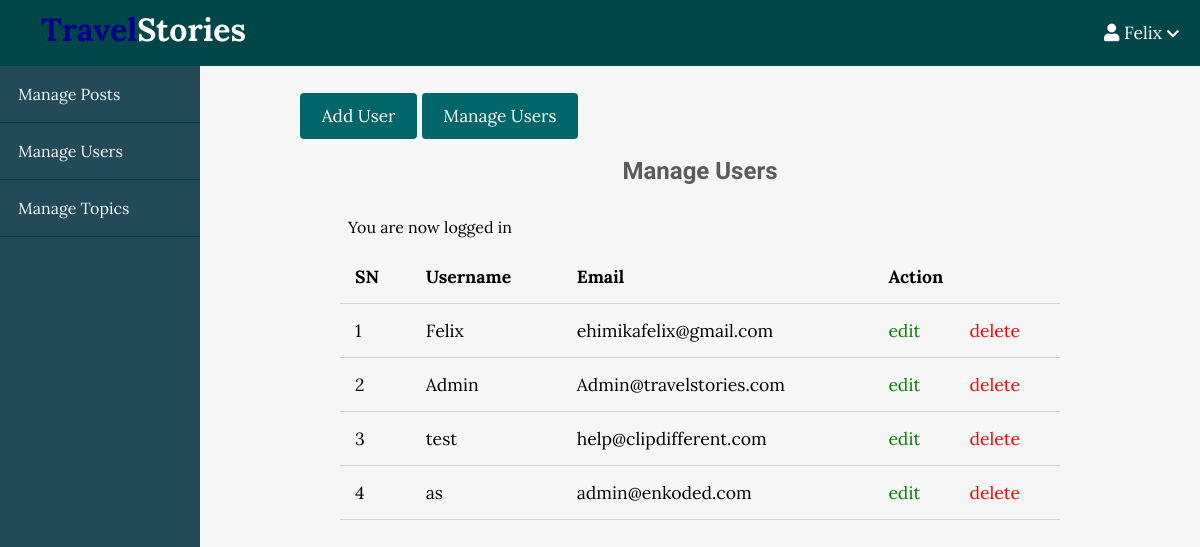
/admin/users/index.php (signed in), run on the app's committed database.
### tables this page shows
CREATE TABLE `users` (
  `id` int(11) NOT NULL,
  `admin` tinyint(4) NOT NULL,
  `user` tinyint(4) NOT NULL,
  `username` varchar(255) NOT NULL,
  `email` varchar(255) NOT NULL,
  `password` varchar(255) NOT NULL,
  `created_at` timestamp NOT NULL DEFAULT current_timestamp()
);

### app/controllers/users.php (called while the page is built, shortened)
<?php
include(ROOT_PATH . "/app/database/db.php");
$table = 'users';
$admin_users = selectAll($table);

### app/database/db.php (called while the page is built, shortened)
<?php
require('connect.php');
function selectAll($table, $conditions = [])
{
    global $conn;
    $sql = "SELECT * FROM $table";
    if (empty($conditions)) {
        $stmt = $conn->prepare($sql);
        $stmt->execute();
        $records = $stmt->get_result()->fetch_all(MYSQLI_ASSOC);
        return $records;
    }
}

### admin/users/index.php (the view, shortened to what this page needs)
<?php include(ROOT_PATH . "/app/controllers/users.php");
?>
<!DOCTYPE html>
<html lang="en">
    <head>
        <link rel="stylesheet"
            href="https://use.fontawesome.com/releases/v5.7.2/css/all.css"
>
        <link rel="stylesheet" href="../../assets/css/style.css">
        <link rel="stylesheet" href="../../assets/css/admin.css">
    </head>
    <body>
    <?php include(ROOT_PATH . "/app/includes/adminHeader.php"); ?>
        <div class="admin-wrapper">
        <?php include(ROOT_PATH . "/app/includes/adminSidebar.php"); ?>
            <div class="admin-content">
                <div class="button-group">
                    <a href="create.php" class="btn btn-big">Add User</a>
                    <a href="index.php" class="btn btn-big">Manage Users</a>
                </div>
                <div class="content">
                    <h2 class="page-title">Manage Users</h2>
                    <?php include(ROOT_PATH . "/app/includes/messages.php"); ?>
                    <table>
                        <thead>
                            <th>SN</th>
                            <th>Username</th>
                            <th>Email</th>
                            <th colspan="2">Action</th>
                        </thead>
                        <tbody>
                            <?php foreach ($admin_users as $key => $user): ?>
                                <tr>
                                    <td><?php echo $key + 1; ?></td>
                                    <td><?php echo $user['username']; ?></td>
                                    <td><?php echo $user['email']; ?></td>
                                    <td><a href="edit.php?id=<?php echo $user['id']; ?>" class="edit">edit</a></td>
                                    <td><a href="index.php?delete_id=<?php echo $user['id']; ?>" class="delete">delete</a></td>
                                </tr>
                            <?php endforeach; ?>
                        </tbody>
                    </table>
                </div>
            </div>
        </div>
    </body>
</html>

### assets/css/style.css (style rules this page uses)
* { box-sizing: border-box; }
html, body { height: 100%; padding: 0px; margin: 0px; background: #f6f6f6; font-family: "Lora", serif; }
h1, h2, h3, h4, h5, h6 { font-family: "Candal", serif; color: #5c5b5b; margin: 5px; }
a { text-decoration: none; color: inherit; }
.btn { padding: 0.5rem 1rem; background: #006669; color: white; border: 1px solid transparent; border-radius: 0.25rem; font-size: 1.08em; font-family: "Lora", serif; }
.btn-big { padding: 0.7rem 1.3rem; line-height: 1.3rem; }
.content { width: 90%; margin: 30px auto 30px; }

### assets/css/admin.css (style rules this page uses)
.admin-wrapper { display: flex; height: calc(100% - 66px); }
.admin-wrapper .admin-content { flex: 8; height: 100%; padding: 40px 100px 100px; overflow-y: scroll; }
.admin-content .page-title { text-align: center; margin-bottom: 1.5rem; }
table { width: 100%; border-collapse: collapse; font-size: 1.1rem; }
th, td { padding: 15px; text-align: left; border-bottom: 1px solid #d3d3d3; }
.edit { color: green; }
.delete { color: red; }

### data on the page
users: username "Felix", email "ehimikafelix@gmail.com"
users: username "Admin", email "Admin@travelstories.com"
users: username "test", email "help@clipdifferent.com"
users: username "as", email "admin@enkoded.com"

### other printed values
$_SESSION['username'] "Felix"
$_SESSION['message'] "You are now logged in"
